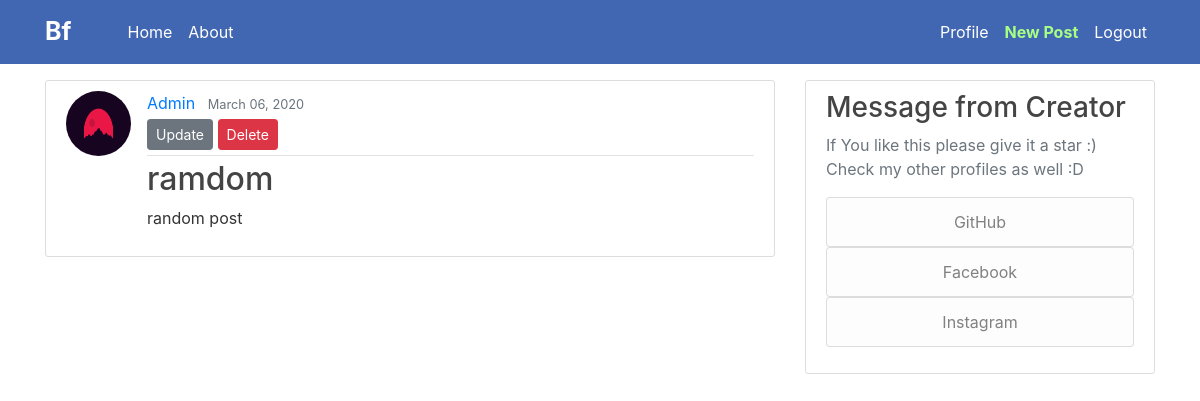
The app's page /post/1/ (signed in) with its own data.
### blog/models.py (models this page shows, shortened)
class Post(models.Model):
    author = models.ForeignKey(User, on_delete=models.CASCADE)
    content = models.TextField()
    date_posted = models.DateTimeField(default=timezone.now)
    title = models.CharField(max_length=20)

### users/models.py (models this page shows, shortened)
class Profile(models.Model):
    user = models.OneToOneField(User, on_delete=models.CASCADE)
    image = models.ImageField(default='default.png', upload_to='profile_pics')

### blog/views.py (the view)
# urls.py: path('post/<int:pk>/', PostDetailView.as_view(), name='post-detail'),
class PostDetailView(LoginRequiredMixin, DetailView):
    model = Post
    context_object_name = 'post'

### blog/templates/blog/post_detail.html (shortened to what this page needs)
{% extends "blog/base.html" %}
    {% block content %}
            <article class="media content-section">
                <img src="{{ post.author.profile.image.url }}" class="rounded-circle article-img" alt="">
              <div class="media-body">
                <div class="article-metadata">
                  <a class="mr-2" href="#">{{ post.author }}</a>
                  <small class="text-muted">{{ post.date_posted|date:"F d, Y" }}</small>
                    {% if post.author == user %}
                        <div>
                        <a class="btn btn-secondary btn-sm mt-1 mb-1" href="{% url 'post-update' post.id %}">Update</a>
                        <a class="btn btn-danger btn-sm mt-1 mb-1" href="{% url 'post-delete' post.id %}">Delete</a>
                        </div>
                    {% endif %}
                </div>
                <h2 class="article-title">{{ post.title }}</h2>
                <p class="article-content">{{ post.content }}</p>
              </div>
            </article>
    {% endblock content %}

### blog/static/blog/main.css (style rules this page uses)
body { background: #ffffff; color: #333333 ; margin-top: 5rem; }
h1, h2, h3, h4, h5, h6 { color: #444444; }
.content-section { background: #ffffff; padding: 10px 20px; border: 1px solid #dddddd; border-radius: 3px; margin-bottom: 20px; }
.article-title { color: #444444; }
.article-content { white-space: pre-line; }
.article-img { height: 65px; width: 65px; margin-right: 16px; }
.article-metadata { padding-bottom: 1px; margin-bottom: 4px; border-bottom: 1px solid #e3e3e3 }

### records on screen
Post: author.profile.image (picture), author "Admin", date_posted "March 06, 2020", title "ramdom", content "random post"
